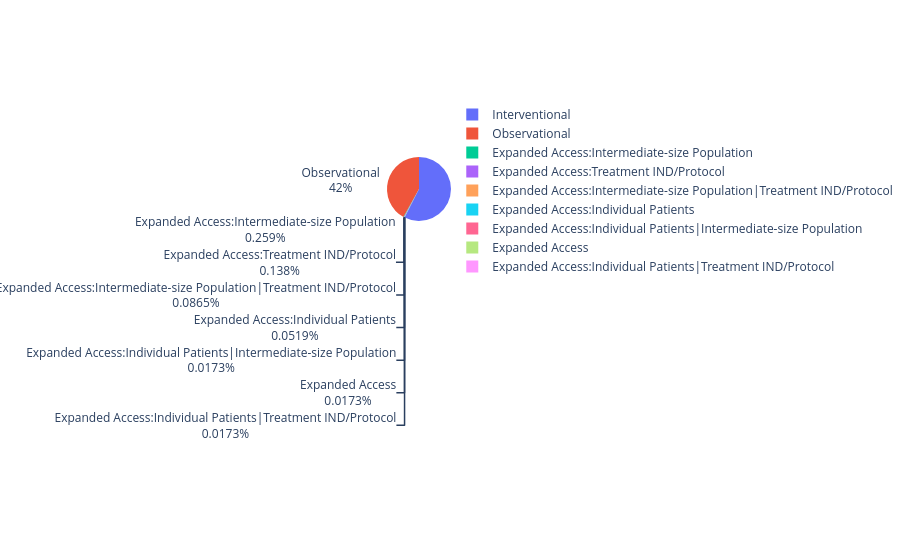

Notebook source saved alongside this figure:
### Code cell
import plotly.graph_objects as go

labels = DF_Covid['Study Type'].value_counts().index
values = DF_Covid['Study Type'].value_counts().values
fig = go.Figure(data=[go.Pie(labels=labels, values=values, textinfo='label+percent',
                             insidetextorientation='radial')])
fig.show()

### Figure 1 — Plotly figure (JSON) as saved in the notebook; plotly's stock layout.template omitted (floating-point values rounded to 4 significant figures)
{"data": [{"insidetextorientation": "radial", "labels": ["Interventional", "Observational", "Expanded Access:Intermediate-size Population", "Expanded Access:Treatment IND/Protocol", "Expanded Access:Intermediate-size Population|Treatment IND/Protocol", "Expanded Access:Individual Patients", "Expanded Access:Individual Patients|Intermediate-size Population", "Expanded Access", "Expanded Access:Individual Patients|Treatment IND/Protocol"], "textinfo": "label+percent", "type": "pie", "values": [3322, 2427, 15, 8, 5, 3, 1, 1, 1]}], "layout": {}}
